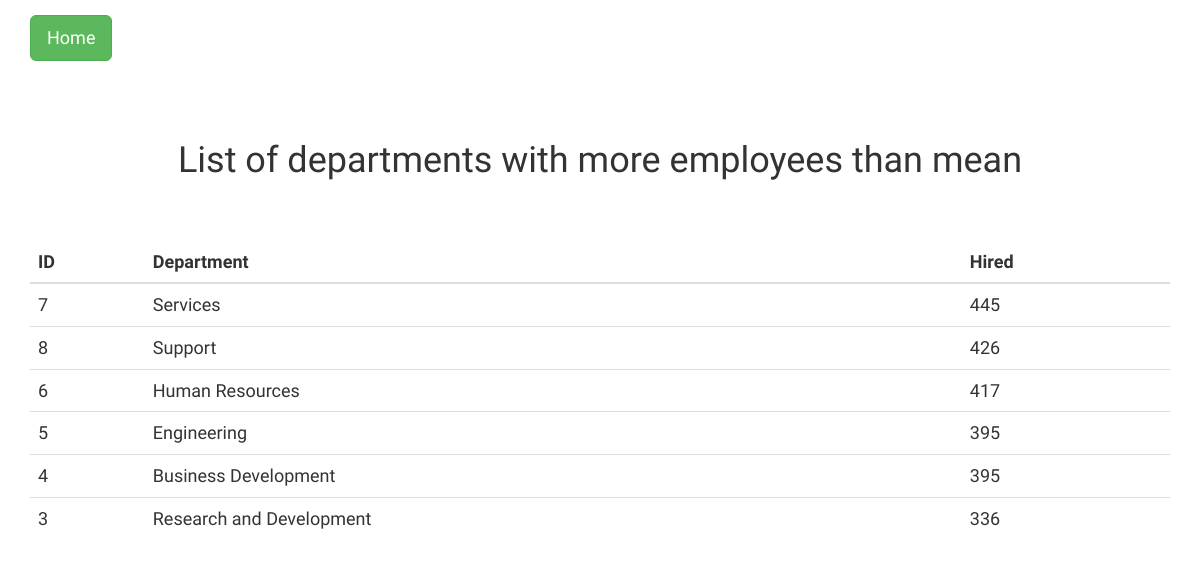
Screenshot of /query?button=2 with the database file from the repository.
### main.py (models this page shows)
class Departments(db.Model):
    id = db.Column(db.Integer, primary_key=True)
    department = db.Column(db.String(250))

### main.py (the view)
@app.route("/query")
def query():
    button = request.args.get('button')
    if button == '1':
        query = text('''
        SELECT *
        FROM number_employees_job_department
        ''')
        result = db.session.execute(query).fetchall()
        return render_template('query.html', result=result, query='query1')
    elif button == '2':
        query = text('''
        SELECT *
        FROM list_departments_with_more_employees_than_mean
        ''')
        result = db.session.execute(query).fetchall()
        return render_template('query.html', result=result, query='query2')
    else:
        return redirect(url_for('home'))

### templates/query.html (shortened to what this page needs)
{% extends 'bootstrap/base.html' %}
{% block styles %}
  {{ super() }}
  <link rel="stylesheet" href="{{ url_for('static', filename='css/styles.css') }}">
{% endblock %}
{% block content %}
<div class="custom-div">
    <a href="{{ url_for('home') }}" class="btn btn-success btn-lg"">Home</a>
</div>
<div class="container">
    {% if query == 'query1' %}
    <h1 class="text-center mt-10">Number of Employees Hired by Job and Department in 2021</h1>
        <table class="table">
            <thead>
                <tr>
                    <th>Department</th>
                    <th>Job</th>
                    <th>Q1</th>
                    <th>Q2</th>
                    <th>Q3</th>
                    <th>Q4</th>
                </tr>
            </thead>
            <tbody>
                {% for row in result %}
                    <tr>
                        <td>{{ row[0] }}</td>
                        <td>{{ row[1] }}</td>
                        <td>{{ row[2] }}</td>
                        <td>{{ row[3] }}</td>
                        <td>{{ row[4] }}</td>
                        <td>{{ row[5] }}</td>
                    </tr>
                {% endfor %}
            </tbody>
        </table>
    {% elif query == 'query2' %}
    <h1 class="text-center mt-10">List of departments with more employees than mean</h1>
        <table class="table">
            <thead>
                <tr>
                    <th>ID</th>
                    <th>Department</th>
                    <th>Hired</th>
                </tr>
            </thead>
            <tbody>
                {% for row in result %}
                    <tr>
                        <td>{{ row[0] }}</td>
                        <td>{{ row[1] }}</td>
                        <td>{{ row[2] }}</td>
                    </tr>
                {% endfor %}
            </tbody>
        </table>
    {% else %}
        <p>No query selected</p>
    {% endif%}
</div>
{% endblock %}

### static/css/styles.css (style rules this page uses)
body { font-size: 18px; line-height: 1.5; font-weight: 300; background-color:#ecf0f9; font-family: "Nunito Sans", sans-serif; }
body { background: #fff; }

### templates/query.html (style rules this page uses)
.custom-div { margin-top: 5px; margin-left: 20px; padding: 10px; }
h1 { padding: 50px; }

### rows the page displays
Departments: id "7", department "Services", row "445"
Departments: id "8", department "Support", row "426"
Departments: id "6", department "Human Resources", row "417"
Departments: id "5", department "Engineering", row "395"
Departments: id "4", department "Business Development", row "395"
Departments: id "3", department "Research and Development", row "336"
